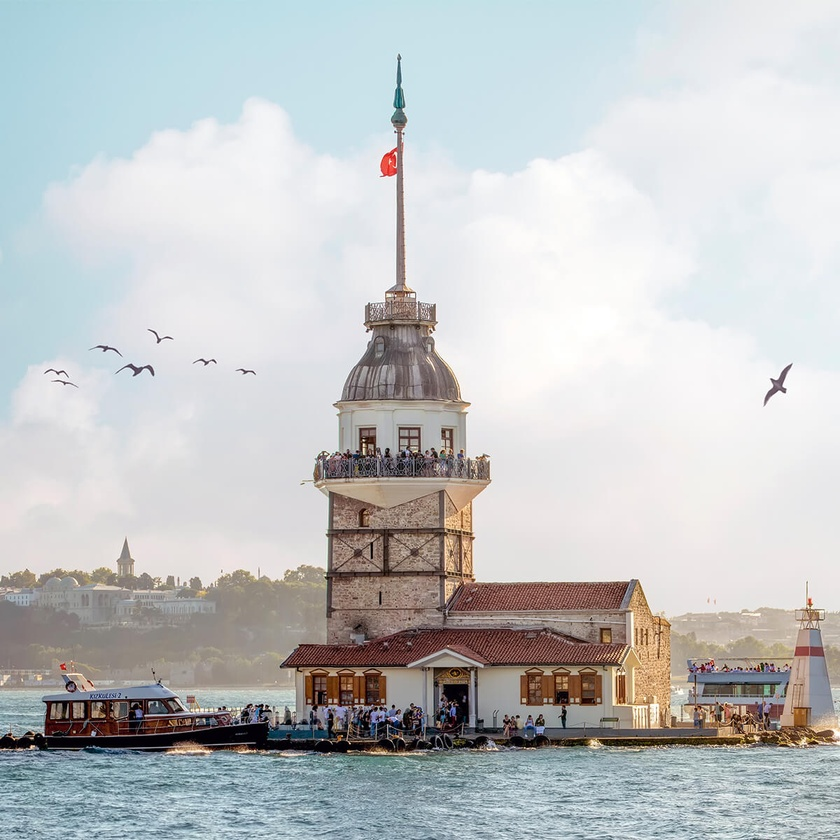
#> input picture aa.jpg, 840 x 840 px, shrunk from 1200 x 1200 before the run, given in place of the camera
$ python 27.py
#> lines starting #> are read from the running program, lines starting #| are printed output that depends on the picture; after the words box and inside, x2 and y2 are one past the last pixel; in counts of white or black regions, pixels touching at a corner belong together
import cv2
import numpy as np
lower = np.array([0, 0, 100])
upper = np.array([150, 240, 255])
camera = cv2.VideoCapture(0)
kernel = np.ones((5, 5), np.uint8)
_, backround = camera.read()
#> backround is the input picture: shape (840, 840, 3); mean B, G, R 196.8, 195.9, 193.5
while camera.isOpened():
    ret, frame = camera.read()
    hsv = cv2.cvtColor(frame, cv2.COLOR_BGR2HSV)
#> hsv: shape (840, 840, 3); mean H, S, V 76.5, 29.5, 203.9
    mask = cv2.inRange(hsv, lower, upper)
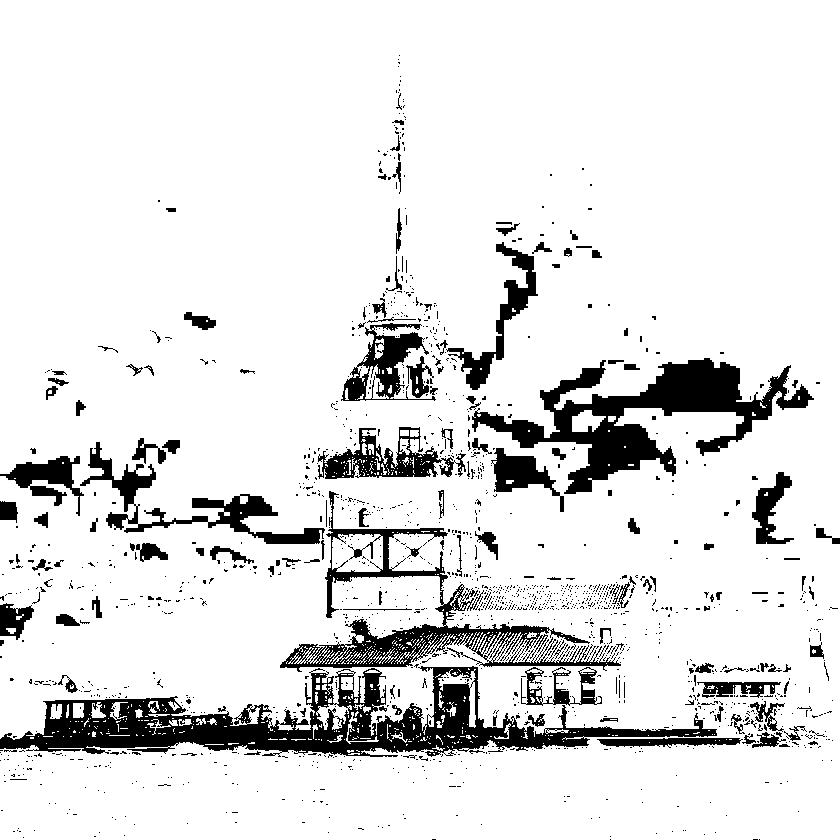
#> mask: shape (840, 840); 88.6% white; 1581 black regions (1433 under 20 px), largest, box (x1, y1, x2, y2) and area: (0, 666, 717, 757) 21577, (472, 358, 814, 494) 14299, (280, 491, 621, 672) 9102
    mask_not = cv2.bitwise_not(mask)
    fg = cv2.bitwise_and(frame, frame, mask=mask_not)
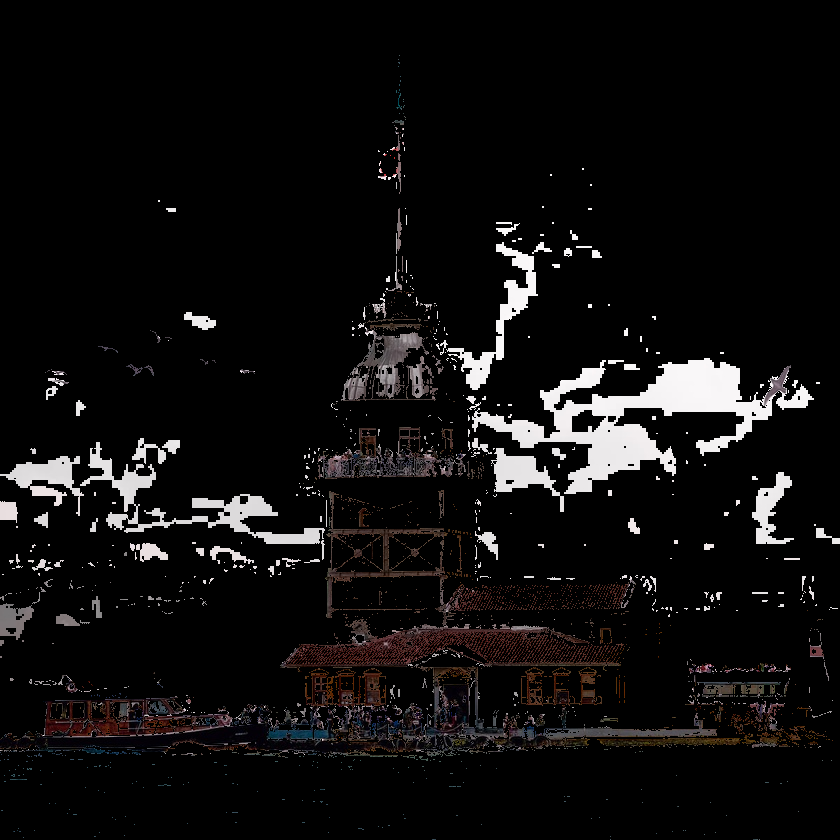
#> fg: shape (840, 840, 3); mean B, G, R 14.2, 14.2, 15.4
    bg = cv2.bitwise_and(backround, backround, mask=mask)
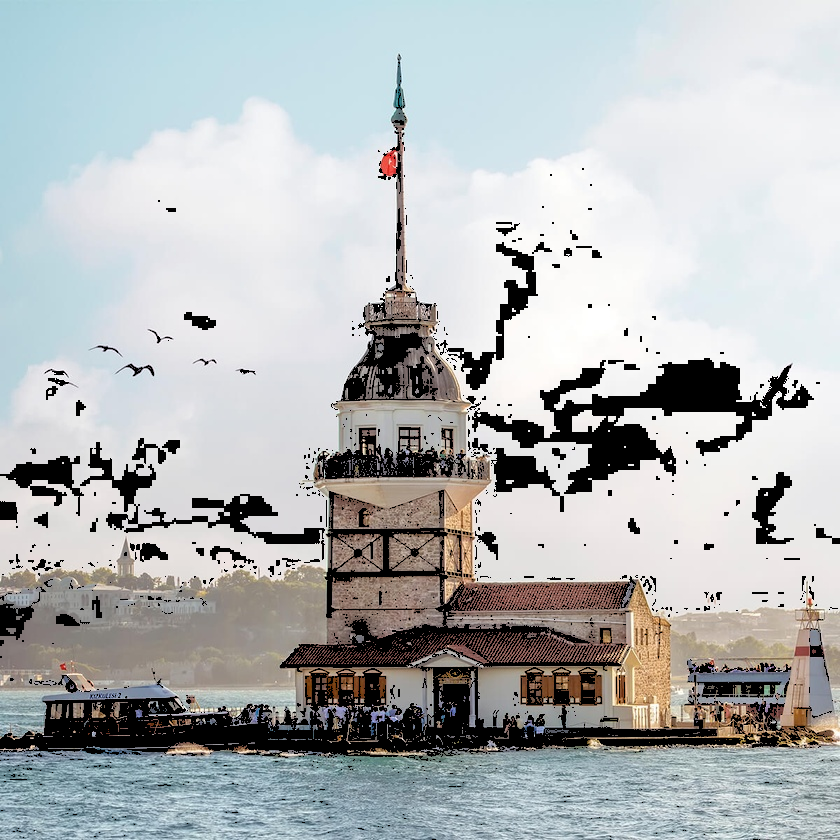
#> bg: shape (840, 840, 3); mean B, G, R 182.6, 181.7, 178.1
    dst = cv2.addWeighted(bg, 1, fg, 1, 0)
    dst = cv2.GaussianBlur(dst, (15, 15), 0)
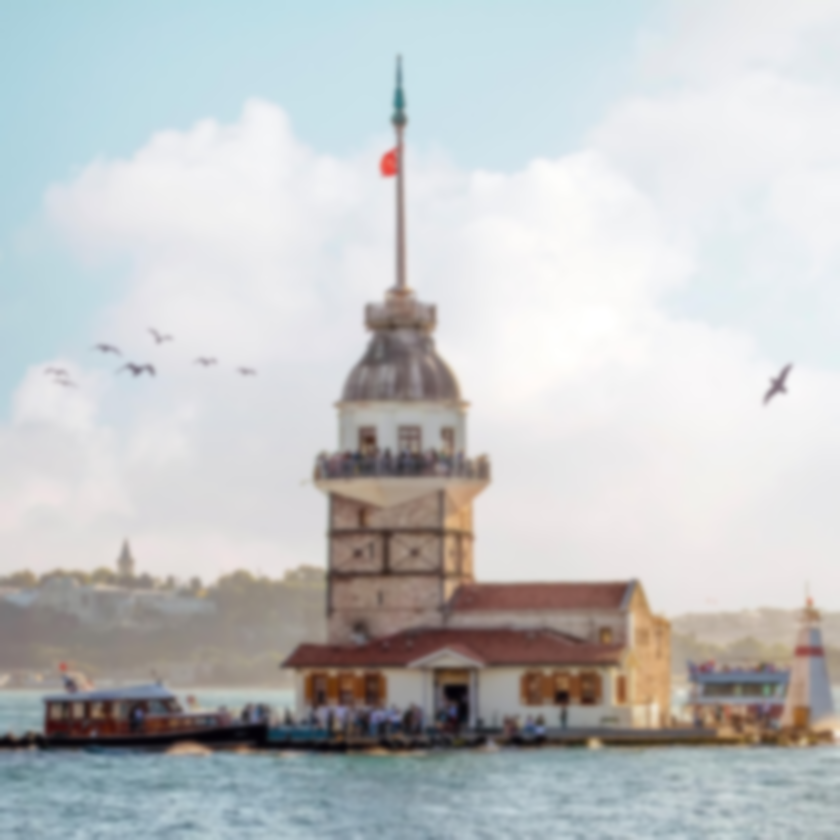
#> dst: shape (840, 840, 3); mean B, G, R 196.8, 195.9, 193.5
    c = cv2.morphologyEx(dst, cv2.MORPH_CLOSE, kernel)
    cv2.imshow("dst", dst)
    cv2.imshow("hsv", hsv)
    cv2.imshow("mask", mask)
    cv2.imshow("frame", frame)
    cv2.imshow("fg", fg)
    cv2.imshow("bg", bg)
    cv2.imshow("c", c)
    if cv2.waitKey(1) & 0xFF == 32:
#> (key Esc is pressed here)
        break
camera.release()
cv2.destroyAllWindows()

$ run again, on ab.jpg
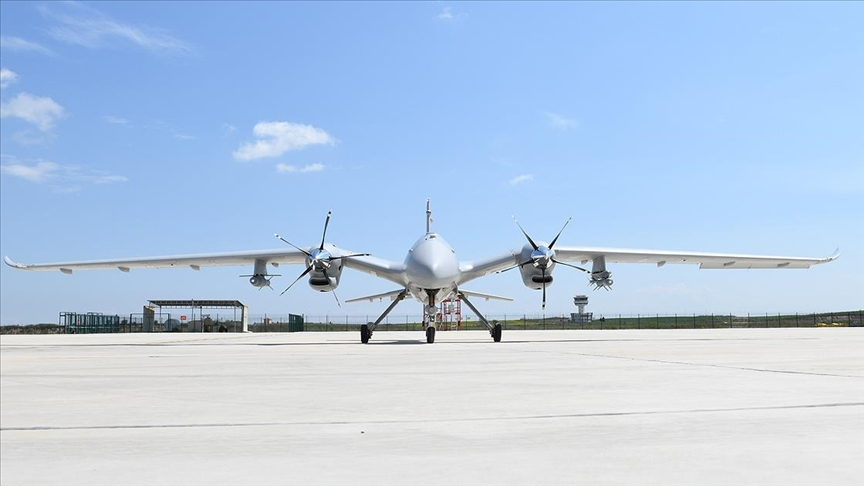
#> input picture ab.jpg, 864 x 486 px, given in place of the camera
#> backround is the input picture: shape (486, 864, 3); mean B, G, R 228.8, 202.9, 181.2
#> hsv: shape (486, 864, 3); mean H, S, V 75.7, 52.8, 229.5
#> `mask = cv2.inRange(hsv, lower, upper)`:
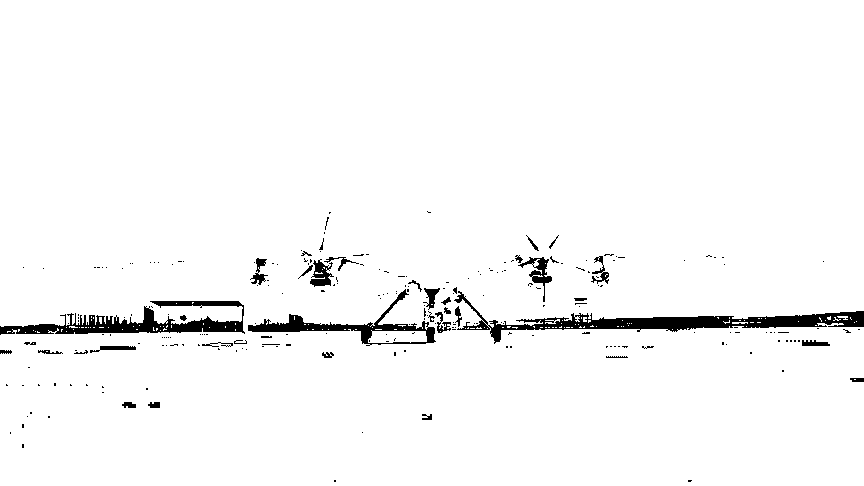
#> mask: shape (486, 864); 97% white; 237 black regions (199 under 20 px), largest, box (x1, y1, x2, y2) and area: (454, 291, 864, 344) 4210, (0, 301, 245, 335) 3110, (248, 289, 436, 346) 1846
#> `dst = cv2.GaussianBlur(dst, (15, 15), 0)`:
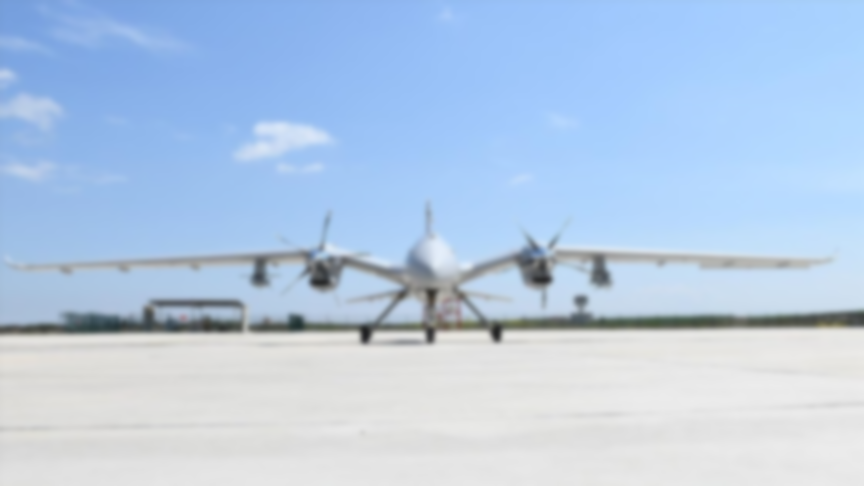
#> dst: shape (486, 864, 3); mean B, G, R 228.8, 203, 181.2

$ run again, on goz-glokom.jpg
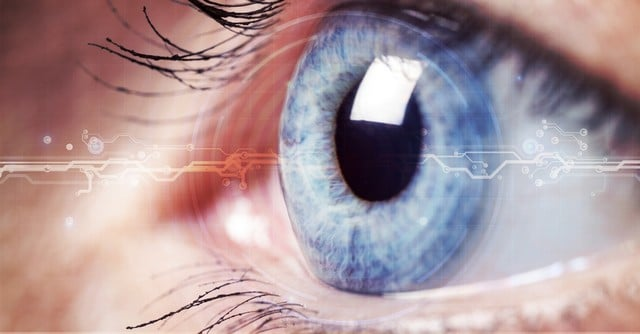
#> input picture goz-glokom.jpg, 640 x 334 px, given in place of the camera
#> backround is the input picture: shape (334, 640, 3); mean B, G, R 153.8, 149.8, 172.8
#> hsv: shape (334, 640, 3); mean H, S, V 69.7, 63.1, 182.3
#> `mask = cv2.inRange(hsv, lower, upper)`:
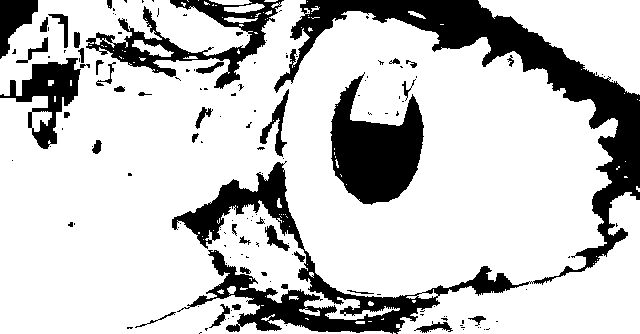
#> mask: shape (334, 640); 78.4% white; 149 black regions (109 under 20 px), largest, box (x1, y1, x2, y2) and area: (172, 0, 640, 334) 26749, (330, 72, 424, 205) 7127, (86, 0, 284, 89) 4687
#> `dst = cv2.GaussianBlur(dst, (15, 15), 0)`:
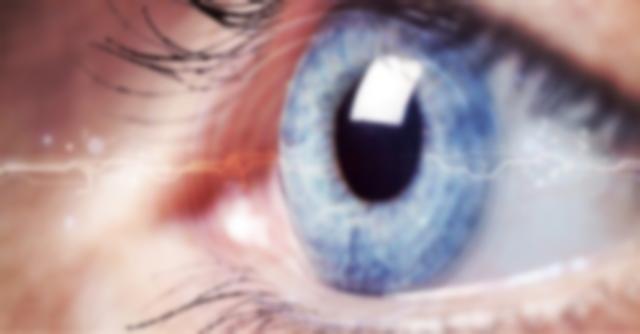
#> dst: shape (334, 640, 3); mean B, G, R 153.8, 149.8, 172.8
